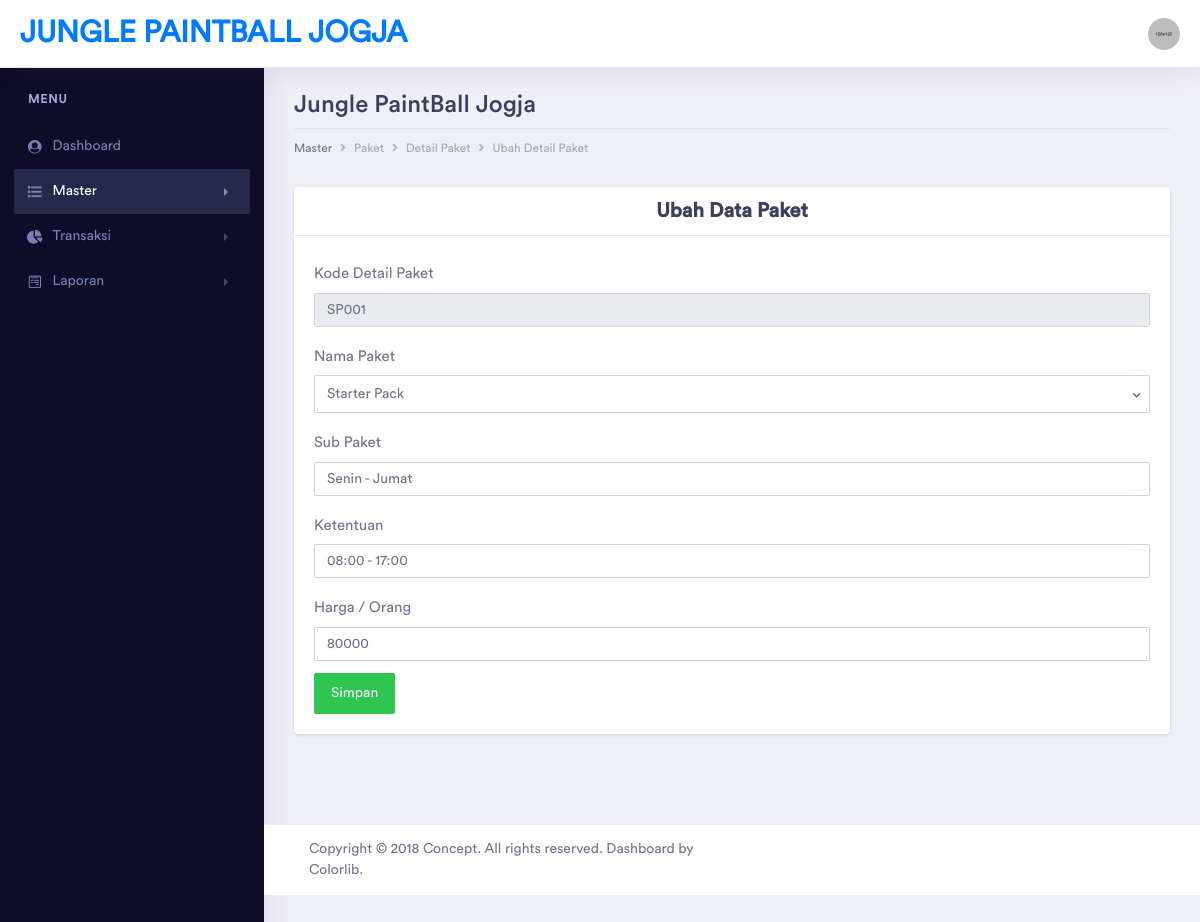
Screenshot of /admin/ubah_detail_paket.php?kode_detail_paket=SP001 (signed in) with the database file from the repository.
### tables this page shows
CREATE TABLE `sub_paket` (
  `kode_subPaket` varchar(10) NOT NULL,
  `kode_paket` varchar(10) NOT NULL,
  `nama_sub` varchar(50) NOT NULL,
  `ketentuan` varchar(50) NOT NULL,
  `harga` int(11) NOT NULL
);

### admin/ubah_detail_paket.php (the view, shortened to what this page needs)
<?php
    include ("../koneksi/koneksi.php");
    $kode_detail_paket = $_GET['kode_detail_paket'];
    $dataPaket = mysqli_query($con, "SELECT * FROM sub_paket WHERE kode_subPaket = '$kode_detail_paket'");
    $tampil = mysqli_fetch_array($dataPaket);
?>
<!DOCTYPE html>
<html lang="en">
<head>
    <link rel="stylesheet" href="../assets/vendor/bootstrap/css/bootstrap.min.css">
    <link href="../assets/vendor/fonts/circular-std/style.css" rel="stylesheet">
    <link rel="stylesheet" href="../assets/libs/css/style.css">
    <link rel="stylesheet" href="../assets/vendor/fonts/fontawesome/css/fontawesome-all.css">
    <link rel="stylesheet" href="../assets/vendor/datepicker/tempusdominus-bootstrap-4.css" />
    <link rel="stylesheet" href="../assets/vendor/inputmask/css/inputmask.css" />
</head>
<body>
    <div class="dashboard-main-wrapper">
        <div class="dashboard-header">
            <nav class="navbar navbar-expand-lg bg-white fixed-top">
                <a class="navbar-brand" href="../admin/index.php">jungle paintball jogja</a>
                <div class="collapse navbar-collapse " id="navbarSupportedContent">
                    <ul class="navbar-nav ml-auto navbar-right-top">
                        <li class="nav-item dropdown nav-user">
                            <a class="nav-link nav-user-img" href="#" id="navbarDropdownMenuLink2" data-toggle="dropdown" aria-haspopup="true" aria-expanded="false"><img src="../assets/images/avatar-1.jpg" alt="" class="user-avatar-md rounded-circle"></a>
                        </li>
                    </ul>
                </div>
            </nav>
        </div>
        <div class="nav-left-sidebar sidebar-dark">
            <div class="menu-list">
                <nav class="navbar navbar-expand-lg navbar-light">
                    <div class="collapse navbar-collapse" id="navbarNav">
                        <ul class="navbar-nav flex-column">
                            <li class="nav-divider">
                                Menu
                            </li>
                            <li class="nav-item ">
                                <a class="nav-link" href="../admin/index.php" data-toggle="" aria-expanded="false" data-target="" aria-controls=""><i class="fa fa-fw fa-user-circle"></i>Dashboard <span class="badge badge-success">6</span></a>
                            </li>
                            <li class="nav-item">
                                <a class="nav-link active" href="#" data-toggle="collapse" aria-expanded="false" data-target="#submenu-1" aria-controls="submenu-1"><i class="fa fa-fw fa-list"></i>Master</a>
                            </li>
                            <li class="nav-item">
                                <a class="nav-link" href="#" data-toggle="collapse" aria-expanded="false" data-target="#submenu-2" aria-controls="submenu-2"><i class="fas fa-fw fa-chart-pie"></i>Transaksi</a>
                            </li>
                            <li class="nav-item ">
                                <a class="nav-link" href="#" data-toggle="collapse" aria-expanded="false" data-target="#submenu-3" aria-controls="submenu-3"><i class="fab fa-fw fa-wpforms"></i>Laporan</a>
                            </li>
                        </ul>
                    </div>
                </nav>
            </div>
        </div>
        <div class="dashboard-wrapper">
            <div class="container-fluid dashboard-content ">
                <div class="row">
                    <div class="col-xl-12 col-lg-12 col-md-12 col-sm-12 col-12">
                        <div class="page-header">
                            <h2 class="pageheader-title">Jungle PaintBall Jogja</h2>
                            <div class="page-breadcrumb">
                                <nav aria-label="breadcrumb">
                                    <ol class="breadcrumb">
                                        <li class="breadcrumb-item active" aria-current="page">Master</li>
                                        <li class="breadcrumb-item"><a href="../admin/paket.php" class="breadcrumb-link">Paket</a></li>
                                        <li class="breadcrumb-item"><a href="../admin/detail_paket.php" class="breadcrumb-link">Detail Paket</a></li>
                                        <li class="breadcrumb-item"><a href="../admin/ubah_detail_paket.php" class="breadcrumb-link">Ubah Detail Paket</a></li>
                                    </ol>
                                </nav>
                            </div>
                        </div>
                    </div>
                </div>
                <div class="card">
                    <div class="card-header">
                        <h3 class="m-0 font-weight-bold text-gray-100 text-center">Ubah Data Paket</h3>
                    </div>
                    <div class="card-body">
                        <form role="form" method="POST">
                            <div class="form-group">
                                <label for="kode_detail_paket" class="col-form-label">Kode Detail Paket</label>
                                <input id="kode_detail_paket" name="kode_detail_paket" type="text" class="form-control" value="<?php echo $tampil['kode_subPaket']; ?>" readonly>
                            </div>
                            <div class="form-group">
                                <label for="kode_paket" class="col-form-label">Nama Paket</label>
                                <select id="kode_paket" name="kode_paket" type="text" class="form-control">
                                    <?php
                                        $sql = mysqli_query($con, 'SELECT * FROM `paket`');
                                        while ($tampil1 = mysqli_fetch_array($sql)) {
                                            if ($tampil['kode_paket'] == $tampil1['kode_paket']) {
                                                ?>
                                                <option value="<?php echo $tampil1['kode_paket']; ?>" selected><?php echo $tampil1['nama_paket']; ?></option>
                                            <?php
                                            } else {
                                            ?>
                                        <option value="<?php echo $tampil1['kode_paket']; ?>"><?php echo $tampil1['nama_paket']; ?></option>
                                        <?php
                                            }
                                        }
                                        ?>
                                </select>
                            </div>
                            <div class="form-group">
                                <label for="sub_paket" class="col-form-label">Sub Paket</label>
                                <input id="sub_paket" name="sub_paket" type="text" class="form-control" value="<?php echo $tampil['nama_sub'] ?>">
                            </div>
                            <div class="form-group">
                                <label for="ketentuan" class="col-form-label">Ketentuan</label>
                                <input id="ketentuan" name="ketentuan" type="text" class="form-control" value="<?php echo $tampil['ketentuan'] ?>">
                            </div>
                            <div class="form-group">
                                <label for="harga" class="col-form-label">Harga / Orang</label>
                                <input id="harga" name="harga" type="text" class="form-control" value="<?php echo $tampil['harga'] ?>">
                            </div>
                            <div>
                                <button class="btn btn-success" name="ubah">Simpan</button>
                            </div>
                        </form>
                    </div>
                </div>
            </div>
            <div class="footer">
                <div class="container-fluid">
                    <div class="row">
                        <div class="col-xl-6 col-lg-6 col-md-6 col-sm-12 col-12">
                             Copyright © 2018 Concept. All rights reserved. Dashboard by <a href="https://colorlib.com/wp/">Colorlib</a>.
                        </div>
                    </div>
                </div>
            </div>
        </div>
    </div>
</body>
</html>

### rows the page displays
sub_paket: kode_detail_paket "SP001", sub_paket "Senin - Jumat", ketentuan "08:00 - 17:00", harga "80000"

### other values shown
form field kode_paket "Starter Pack"
